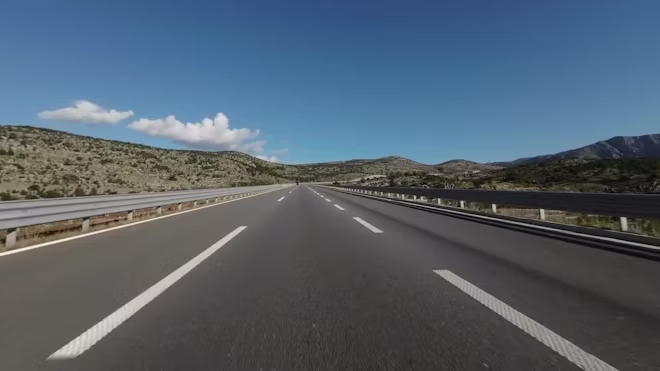
#> input picture test_images/road.jpg, 660 x 371 px, found by its file name
$ python traditional.py
#> lines starting #> are read from the running program, lines starting #| are printed output that depends on the picture; after the words box and inside, x2 and y2 are one past the last pixel; in counts of white or black regions, pixels touching at a corner belong together
import cv2
import numpy as np

# 1. Load image
image = cv2.imread("road.jpg")
#> image is the input picture: shape (371, 660, 3); mean B, G, R 109.7, 96.5, 82.8
if image is None:
    raise FileNotFoundError("Image 'road.jpg' not found in current directory!")

# 2. Convert to grayscale
gray = cv2.cvtColor(image, cv2.COLOR_BGR2GRAY)
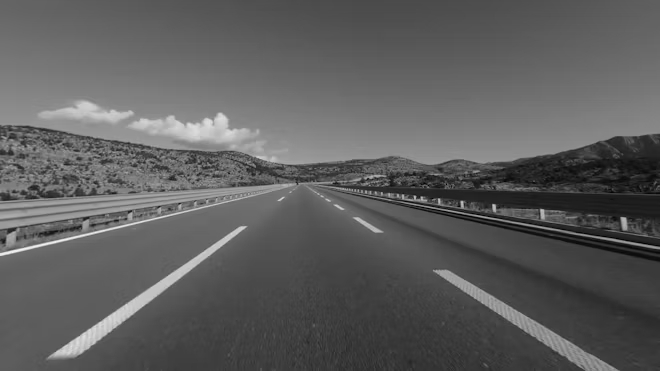
#> gray: shape (371, 660); min 0, max 244, mean 93.9

# 3. Gaussian Blur (reduce noise)
blur = cv2.GaussianBlur(gray, (5, 5), 0)

# 4. Canny Edge Detection
edges = cv2.Canny(blur, 50, 150)
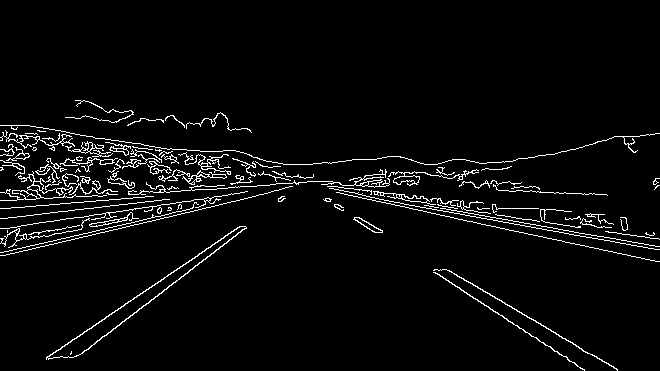
#> edges: shape (371, 660); 4% white in thin lines or dots, all inside (x1, y1, x2, y2) = (0, 100, 660, 371)
cv2.imshow("canny", edges)
# 5. Define Region of Interest (ROI)
height, width = edges.shape
#> height = 371; width = 660
mask = np.zeros_like(edges)

# polygon for road area (trapezoid)
roi_vertices = np.array([[
    (50, height),
    (width // 2 - 50, height // 2 + 50),
    (width // 2 + 50, height // 2 + 50),
    (width - 50, height)
]], dtype=np.int32)

cv2.fillPoly(mask, roi_vertices, 255)
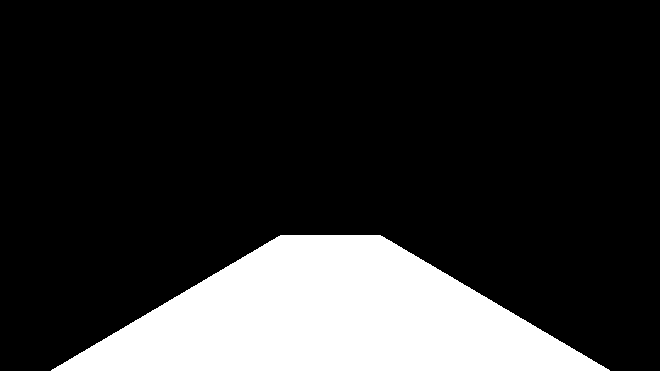
#> mask: shape (371, 660); 18.4% white; 1 white region, box (x1, y1, x2, y2) and area: (51, 235, 610, 371) 44974
masked_edges = cv2.bitwise_and(edges, mask)
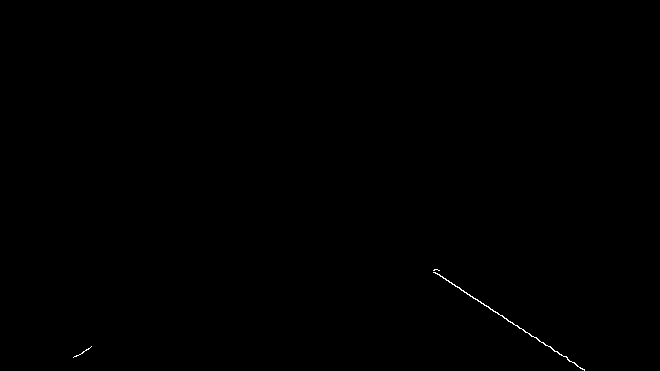
#> masked_edges: shape (371, 660); 0.11% white in thin lines or dots, all inside (x1, y1, x2, y2) = (73, 269, 585, 371)

# 6. Hough Transform for line detection
lines = cv2.HoughLinesP(masked_edges,
                        rho=1,
                        theta=np.pi/180,
                        threshold=50,
                        minLineLength=50,
                        maxLineGap=150)
#> lines = [[433, 272, 584, 370], [435, 272, 584, 369]]

# 7. Draw lines on a copy of the image
line_image = np.copy(image)
if lines is not None:
    for line in lines:
        x1, y1, x2, y2 = line[0]
        cv2.line(line_image, (x1, y1), (x2, y2), (0, 255, 0), 3)
#> this loop made 2 passes
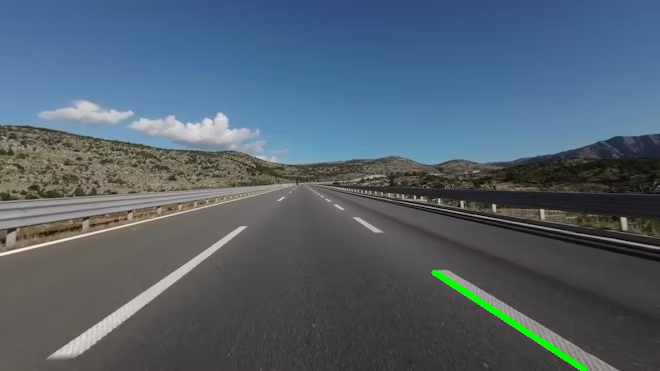
#> line_image: shape (371, 660, 3); 0.45% of pixels changed, all inside (x1, y1, x2, y2) = (431, 270, 587, 371)

# 8. Overlay detected lines on original image
output = cv2.addWeighted(image, 0.8, line_image, 1, 0)
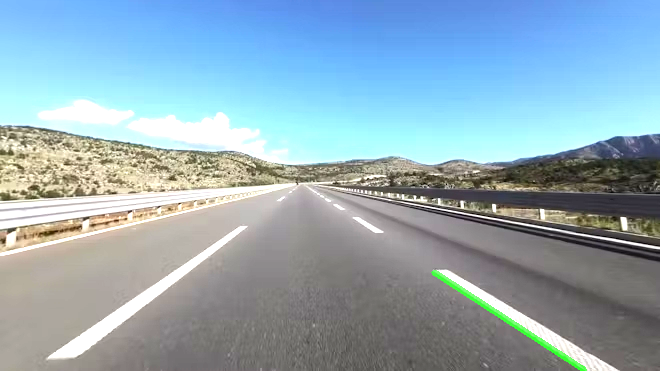
#> output: shape (371, 660, 3); mean B, G, R 182.8, 170.3, 145.6

# 9. Display result
cv2.imshow("Detected Lanes", output)
cv2.waitKey(0)
cv2.destroyAllWindows()
